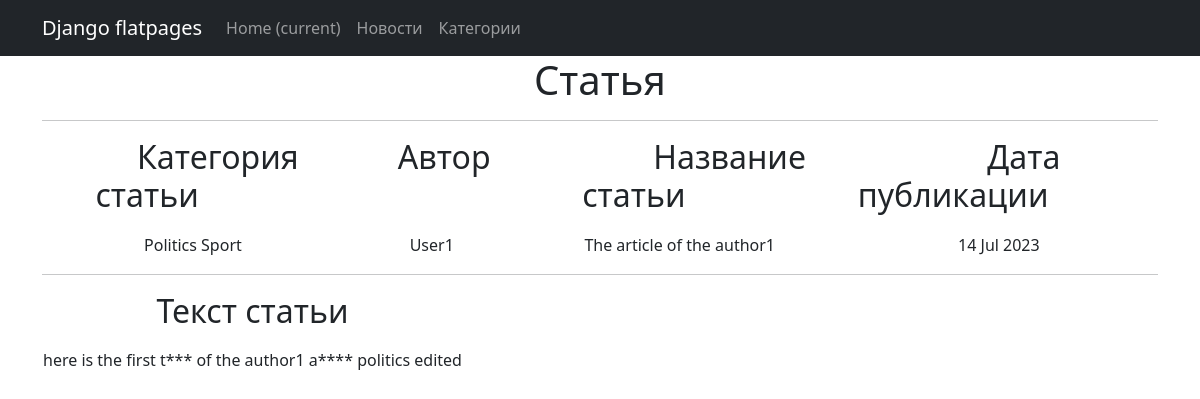
Screenshot of /news/1 with the database file from the repository.
### NewsPortal/models.py (models this page shows, shortened)
class Category(models.Model):
    category_name = models.CharField(max_length=255, unique=True)
    subscribers = models.ManyToManyField(User, related_name="categories")
    def __str__(self):
        return f"{self.category_name}"

class Post(models.Model):
    post_author = models.ForeignKey(Author, on_delete=models.CASCADE)
    post_choice = models.CharField(max_length=2, choices=POSITIONS)
    post_time_in = models.DateTimeField(auto_now_add=True)
    post_link = models.ManyToManyField(Category, "PostCategory")
    post_header = models.CharField(max_length=255)
    post_text = models.TextField()
    rating = models.FloatField(default=0.0)

class Author(models.Model):
    user = models.OneToOneField(User, on_delete=models.CASCADE)
    author_rating = models.FloatField(default=0.0)
    def __str__(self):
        return f"{self.user}"

### NewsPortal/views.py (the view)
# urls.py: path('<int:pk>', Event.as_view(), name='post_detail'),
class Event(DetailView):
    model = Post
    template_name = 'event.html'
    context_object_name = 'event'

### NewsPortal/templatetags/custom_filters.py (called while the page is built)
@register.filter()
def censor(text):
   new_text = text
   stop_list = [
      'text',
      'about'
         ]
   for bad in stop_list:
      new_text = new_text.replace(bad, bad[:1] + '*' * (len(bad) - 1))
      if type(bad) != str:
         raise TypeError('должна быть строка')
   return new_text

### templates/event.html (shortened to what this page needs)
{% extends 'flatpages/default.html' %}
{% load custom_filters %}
{% block content %}
   <h1>Статья</h1>
   <hr>
   {% if event %}
       <table>
           <tr>
               <td><h2><p style="text-align: center;">&nbsp; &nbsp; &nbsp; Категория статьи&nbsp; &nbsp; &nbsp; &nbsp; &nbsp; &nbsp; </p> </h2></td>
               <td><h2><p style="text-align: center;">&nbsp; &nbsp; &nbsp; Автор&nbsp; &nbsp; &nbsp; &nbsp; &nbsp; &nbsp; </p> </h2></td>
               <td><h2><p style="text-align: center;">&nbsp; &nbsp; &nbsp; &nbsp; &nbsp; &nbsp; Название статьи&nbsp; &nbsp; &nbsp; &nbsp; &nbsp; &nbsp; </p> </h2></td>
               <td><h2><p style="text-align: center;">&nbsp; &nbsp; &nbsp; Дата публикации&nbsp; &nbsp; &nbsp; &nbsp; &nbsp; &nbsp;  </p> </h2></td>
           </tr>
            <tr>
              <td>
                  {% for category in event.post_link.all %}
                        {{ category }}
                  {% endfor %}
              </td>
              <td>{{ event.post_author }}</td>
              <td>{{ event.post_header|censor }}</td>
              <td>{{ event.post_time_in|date:'d M Y' }}</td>
            </tr>
       </table>
       <hr>
       <table>
           <tr>
               <td><h2><p style="text-align: center;"> Текст статьи </p></h2></td>
           </tr>
           <tr>
               <td><p style="text-align: left;">{{ event.post_text|censor }}</p></td>
           </tr>
       </table>
   {% else %}
       <h2>Статей нет!</h2>
   {% endif %}
{% endblock content %}

### rows the page displays
Category: category_name "Politics"
Category: category_name "Sport"
Post: post_author "User1", post_header|censor "The article of the author1", post_time_in "14 Jul 2023", post_text|censor "here is the first t*** of the author1 a**** politics edited"
